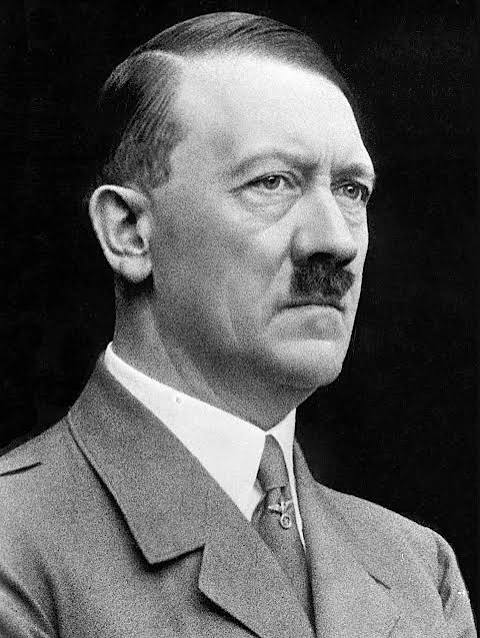
#> input picture media/7b406f3f_Hitler.jpg, 480 x 638 px; its folder holds only this picture in this run
$ python -i utils.py   (imports and definitions only)
#> lines starting #> are read from the running program, lines starting #| are printed output that depends on the picture
import cv2
import numpy as np
from numpy.lib.stride_tricks import sliding_window_view
import matplotlib
# [1 line not run here, left out]
import matplotlib.pyplot as plt


# ==========================================
# 1. Core Utilities & Color Conversion
# ==========================================

def _process_matrix(matrix: np.ndarray) -> np.ndarray:
    """Rounds, clips to [0, 255], and converts to uint8 for image saving/display."""
    return np.clip(np.round(matrix), 0, 255).astype(np.uint8)


# [8 lines left out: function rgb2gray, not called in this run]


def ensure_gray_from_bgr(img: np.ndarray) -> np.ndarray:
    """Converts an OpenCV BGR array to 2D grayscale using manual rgb2gray."""
    if img.ndim == 2:
        return img
    # Directly apply BGR weights [0.1140, 0.5870, 0.2989] to avoid extra array copy
    weights_bgr = np.array([0.1140, 0.5870, 0.2989], dtype=np.float32)
    gray = np.dot(img[..., :3].astype(np.float32), weights_bgr)
    return _process_matrix(gray)


# [23 lines left out: functions resize_images_to_match, create_low_pass_filter, not called in this run]


def create_high_pass_filter(shape: tuple, cutoff_frequency: float) -> np.ndarray:
    """Creates an ideal circular 2D high-pass filter mask of shape (H, W)."""
    return 1.0 - create_low_pass_filter(shape, cutoff_frequency)


def shifted_fft(image: np.ndarray) -> np.ndarray:
    """Computes 2D FFT and shifts zero-frequency component to center (supports 2D & 3D)."""
    return np.fft.fftshift(np.fft.fft2(image, axes=(0, 1)), axes=(0, 1))


# [113 lines left out: functions apply_frequency_filter, frequency_filter_pipeline, create_hybrid_image, add_awgn, add_salt_and_pepper_noise, add_uniform_noise, not called in this run]


def convolve(image: np.ndarray, kernel: np.ndarray, clip: bool = True) -> np.ndarray:
    """
    Fast vectorized 2D convolution (from scratch).
    Instead of iterating over (H * W) pixels in Python, iterates over (kh * kw)
    kernel taps and accumulates shifted array views across 2D or 3D images at once.
    """
    kernel = np.asarray(kernel, dtype=np.float32)
    if kernel.ndim != 2:
        raise ValueError("Kernel must be a 2D array.")

    kh, kw = kernel.shape
    pad_h = ((kh - 1) // 2, kh // 2)
    pad_w = ((kw - 1) // 2, kw // 2)

    if image.ndim == 2:
        pad_width = (pad_h, pad_w)
    elif image.ndim == 3:
        pad_width = (pad_h, pad_w, (0, 0))
    else:
        raise ValueError("Unsupported image shape. Expected 2D or 3D array.")

    padded = np.pad(image.astype(np.float32), pad_width, mode="reflect")
    h, w = image.shape[:2]
    output = np.zeros_like(image, dtype=np.float32)

    # Loop over kernel elements (e.g., 9 iterations for 3x3) instead of millions of pixels
    for i in range(kh):
        for j in range(kw):
            weight = kernel[i, j]
            if weight != 0.0:
                output += weight * padded[i : i + h, j : j + w]

    return _process_matrix(output) if clip else output


def convolve_separable(image: np.ndarray, k_vert: np.ndarray, k_horiz: np.ndarray, clip: bool = True) -> np.ndarray:
    """
    Applies a separable 2D filter in two 1D passes: O(k) instead of O(k^2).
    Used for Mean, Gaussian, and Local Thresholding filters.
    """
    k_v = np.asarray(k_vert, dtype=np.float32).reshape(-1, 1)
    k_h = np.asarray(k_horiz, dtype=np.float32).reshape(1, -1)
    temp = convolve(image, k_v, clip=False)
    return convolve(temp, k_h, clip=clip)


# [4 lines left out: function mean_filter, not called in this run]


def gaussian_filter(image: np.ndarray, kernel_size: int = 3, sigma: float = 1.0) -> np.ndarray:
    """Applies a 2D Gaussian filter using separable 1D Gaussian vectors."""
    if sigma <= 0:
        radius = kernel_size // 2
        sigma = 0.3 * (radius - 1) + 0.8
    ax = np.linspace(-(kernel_size - 1) / 2.0, (kernel_size - 1) / 2.0, kernel_size, dtype=np.float32)
    k_1d = np.exp(-0.5 * np.square(ax) / np.square(sigma))
    k_1d /= np.sum(k_1d)
    return convolve_separable(image, k_1d, k_1d, clip=True)


# [48 lines left out: functions median_filter, _edge_magnitude, sobel_edge_detection, prewitt_edge_detection, roberts_edge_detection, not called in this run]


def auto_canny(image: np.ndarray, low_threshold: float = 50, high_threshold: float = 150, blur_ksize: int = 5):
    """Canny with manual separable Gaussian pre-blur and user-supplied hysteresis thresholds."""
    low, high = int(low_threshold), int(high_threshold)
    if low < 0 or high < 0:
        raise ValueError("Canny thresholds must not be negative.")
    if low >= high:
        raise ValueError("Canny: the lower threshold must be smaller than the upper threshold.")
    gray = ensure_gray_from_bgr(image)
    blurred = gaussian_filter(gray, kernel_size=blur_ksize, sigma=0.0)
    return cv2.Canny(blurred, low, high), (low, high)


# ==========================================
# 5. Thresholding (Global, Iterative, Local)
# ==========================================

# [179 lines left out: functions threshold_img, iter_threshold, local_thresholding, manual_histogram, manual_distribution, manual_cdf and 3 more, not called in this run]

>>> import cv2
>>> picture = cv2.cvtColor(cv2.imread('../media/7b406f3f_Hitler.jpg'), cv2.COLOR_BGR2RGB)
#> picture is the input picture: shape (638, 480, 3); min 0, max 255, mean 88.6
>>> result = auto_canny(picture)
#> in convolve, `padded = np.pad(image.astype(np.float32), pad_width, mode="reflect")`:
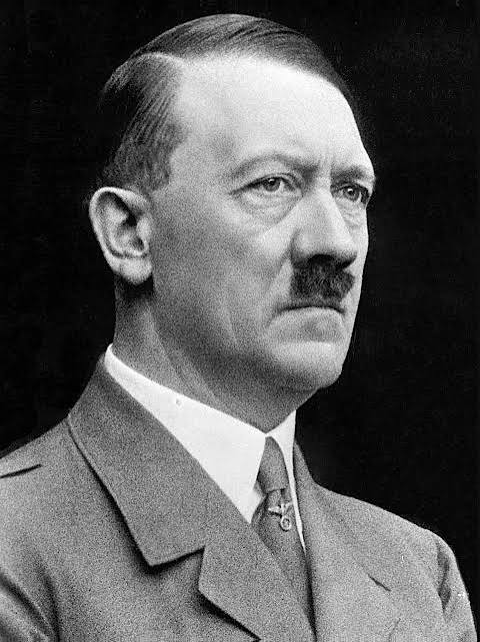
#> padded: shape (642, 480) float32; min 0, max 255, mean 88.5
#> call 2 of convolve, with kernel = array of shape (1, 5), clip = True
#> in convolve (call 2), `padded = np.pad(image.astype(np.float32), pad_width, mode="reflect")`:
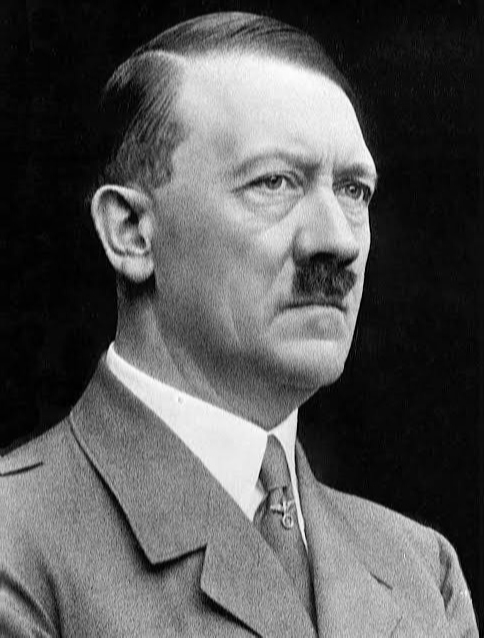
#> padded: shape (638, 484) float32; min 0, max 253.4, mean 88.1
